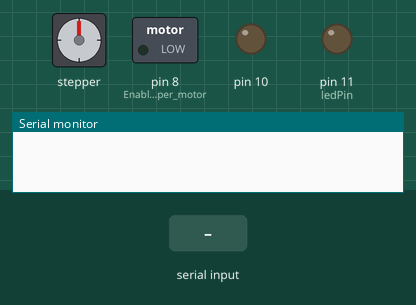
The sketch below on a simulated Arduino Uno, built with avr-gcc and run on an emulated ATmega328P. Shown: stepper motor, switched loads named in the sketch (green lamp = pin HIGH), output pins drawn as LEDs (lit = HIGH), the last lines printed to the serial monitor. Inputs (shaded band) come from the test bench. Stepper angles assume 200 steps per turn.

Above: at 1.2 s.
1.3 s: "A" received over Serial
At 1.49 s:
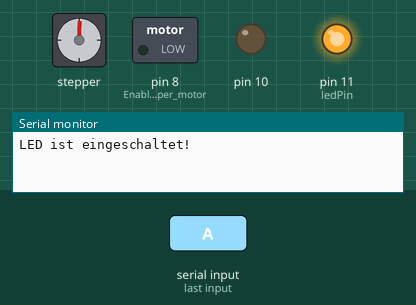
At 2.8 s:
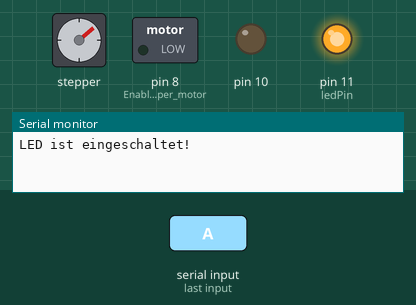
3.2 s: "B" received over Serial
At 4.1 s:
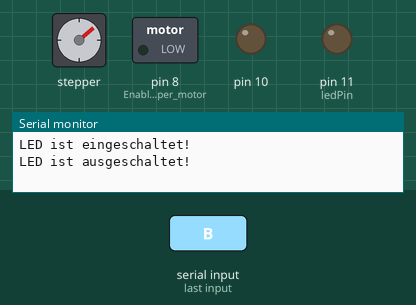
Timing chart, 0 to 6.2 s (numbered marks = the images above; inputs shaded):
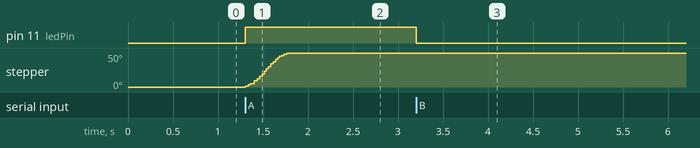

Measured:
- after the input at 1.3 s, pin 11 (ledPin): LOW → HIGH at once; stepper: turns 50° clockwise in 0.46 s, starting at once
- after the input at 3.2 s, pin 11 (ledPin): HIGH → LOW at once

The sketch:

manual_scanner_control.ino
```cpp
// AFMotor_MultiStepper.pde
//'/dev/ttyACM0'
// -*- mode: C++ -*-
//
// Control both Stepper motors at the same time with different speeds
// and accelerations.
// Requires the AFMotor library (https://github.com/adafruit/Adafruit-Motor-Shield-library)
// Caution, does not work with Adafruit Motor Shield V2
// See https://github.com/adafruit/Adafruit_Motor_Shield_V2_Library
// for examples that work with Adafruit Motor Shield V2.

#include <AccelStepper.h>
#define ledPin 11
byte incomingByte;


// Motor shield has two motor ports, now we'll wrap them in an AccelStepper object
AccelStepper stepper1(AccelStepper::DRIVER, 2, 5);

int fullCircle = 336;
int stepCount = 12;
int stepSize = fullCircle / stepCount;
int currentStep = 1;
bool finished = true;


void setup()
{
    // Pin 11 = Focus
    // Pin 10 = Take picture
    pinMode(10, OUTPUT);
    pinMode(11, OUTPUT);

    pinMode(8, OUTPUT); // Enable PIN stepper motor
    stepper1.setMaxSpeed(100.0);
    stepper1.setAcceleration(300.0);
    digitalWrite(8, LOW);
    Serial.begin(9600);
    pinMode(ledPin, OUTPUT);
}

void focus() {
  digitalWrite(11, HIGH);
  delay(250);
  digitalWrite(11, LOW);
}

void takePicture() {
  digitalWrite(10, HIGH);
  delay(250);
  digitalWrite(10, LOW);
}

void loop()
{

  if (Serial.available() > 0) {

    incomingByte = Serial.read();

    if (incomingByte == 'A'){
      digitalWrite(ledPin, HIGH);
      Serial.println("LED ist eingeschaltet!");
      stepper1.runToNewPosition(currentStep * stepSize);
      currentStep++;
      if (currentStep > stepCount){
        currentStep = 1;
      }
    }

    if (incomingByte == 'B'){
      digitalWrite(ledPin, LOW);
      Serial.println("LED ist ausgeschaltet!");
      currentStep = 1;
    }
    if (incomingByte == 'C'){
      do{
        if (Serial.available() > 0) {
          incomingByte = Serial.read();
          break;
        }
      } while (true);
      digitalWrite(ledPin, LOW);
      Serial.println(incomingByte);
      stepCount = (int)incomingByte;
      stepSize = fullCircle / stepCount;
      currentStep = 1;
    }
  }


  finished = true;

}
```
